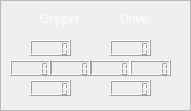
  <widget class="QFrame" name="joystick_frame">
   <property name="geometry">
    <rect>
     <x>810</x>
     <y>590</y>
     <width>191</width>
     <height>111</height>
    </rect>
   </property>
   <property name="frameShape">
    <enum>QFrame::StyledPanel</enum>
   </property>
   <property name="frameShadow">
    <enum>QFrame::Raised</enum>
   </property>
   <widget class="QLCDNumber" name="joy_lcd_drive_forward">
    <property name="geometry">
     <rect>
      <x>110</x>
      <y>40</y>
      <width>41</width>
      <height>16</height>
     </rect>
    </property>
    <property name="font">
     <font>
      <pointsize>18</pointsize>
     </font>
    </property>
   </widget>
   <widget class="QLCDNumber" name="joy_lcd_drive_left">
    <property name="geometry">
     <rect>
      <x>90</x>
      <y>60</y>
      <width>41</width>
      <height>16</height>
     </rect>
    </property>
    <property name="font">
     <font>
      <pointsize>18</pointsize>
     </font>
    </property>
   </widget>
   <widget class="QLCDNumber" name="joy_lcd_drive_right">
    <property name="geometry">
     <rect>
      <x>130</x>
      <y>60</y>
      <width>41</width>
      <height>16</height>
     </rect>
    </property>
    <property name="font">
     <font>
      <pointsize>18</pointsize>
     </font>
    </property>
   </widget>
   <widget class="QLCDNumber" name="joy_lcd_drive_back">
    <property name="geometry">
     <rect>
      <x>110</x>
      <y>80</y>
      <width>41</width>
      <height>16</height>
     </rect>
    </property>
    <property name="font">
     <font>
      <pointsize>18</pointsize>
     </font>
    </property>
   </widget>
   <widget class="QLCDNumber" name="joy_lcd_gripper_up">
    <property name="geometry">
     <rect>
      <x>30</x>
      <y>40</y>
      <width>41</width>
      <height>16</height>
     </rect>
    </property>
    <property name="font">
     <font>
      <pointsize>18</pointsize>
     </font>
    </property>
   </widget>
   <widget class="QLCDNumber" name="joy_lcd_gripper_open">
    <property name="geometry">
     <rect>
      <x>50</x>
      <y>60</y>
      <width>41</width>
      <height>16</height>
     </rect>
    </property>
    <property name="font">
     <font>
      <pointsize>18</pointsize>
     </font>
    </property>
   </widget>
   <widget class="QLCDNumber" name="joy_lcd_gripper_close">
    <property name="geometry">
     <rect>
      <x>10</x>
      <y>60</y>
      <width>41</width>
      <height>16</height>
     </rect>
    </property>
    <property name="font">
     <font>
      <pointsize>18</pointsize>
     </font>
    </property>
   </widget>
   <widget class="QLCDNumber" name="joy_lcd_gripper_down">
    <property name="geometry">
     <rect>
      <x>30</x>
      <y>80</y>
      <width>41</width>
      <height>16</height>
     </rect>
    </property>
    <property name="font">
     <font>
      <pointsize>18</pointsize>
     </font>
    </property>
   </widget>
   <widget class="QLabel" name="drive_label">
    <property name="geometry">
     <rect>
      <x>120</x>
      <y>10</y>
      <width>67</width>
      <height>17</height>
     </rect>
    </property>
    <property name="styleSheet">
     <string notr="true">color: rgb(255, 255, 255);</string>
    </property>
    <property name="text">
     <string>Drive</string>
    </property>
   </widget>
   <widget class="QLabel" name="gripper_label">
    <property name="geometry">
     <rect>
      <x>40</x>
      <y>10</y>
      <width>67</width>
      <height>17</height>
     </rect>
    </property>
    <property name="styleSheet">
     <string notr="true">color: rgb(255, 255, 255);</string>
    </property>
    <property name="text">
     <string>Gripper</string>
    </property>
   </widget>
  </widget>
